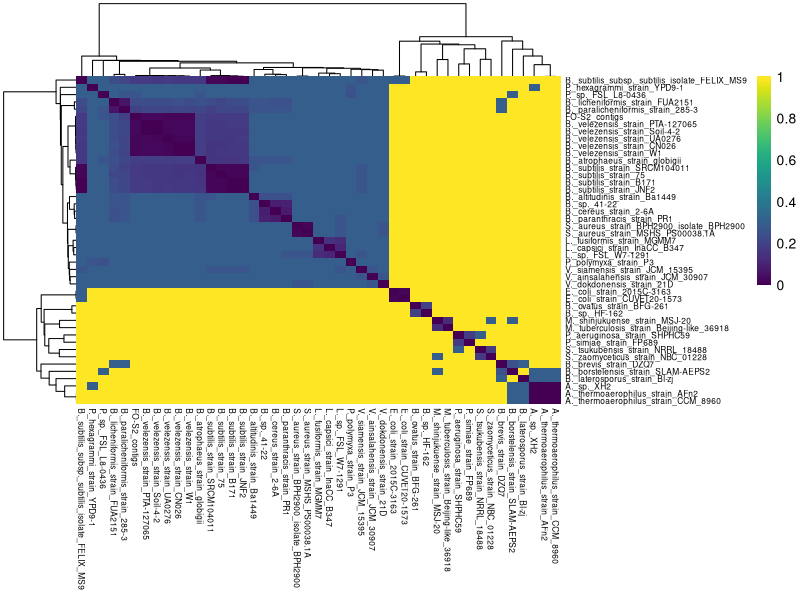
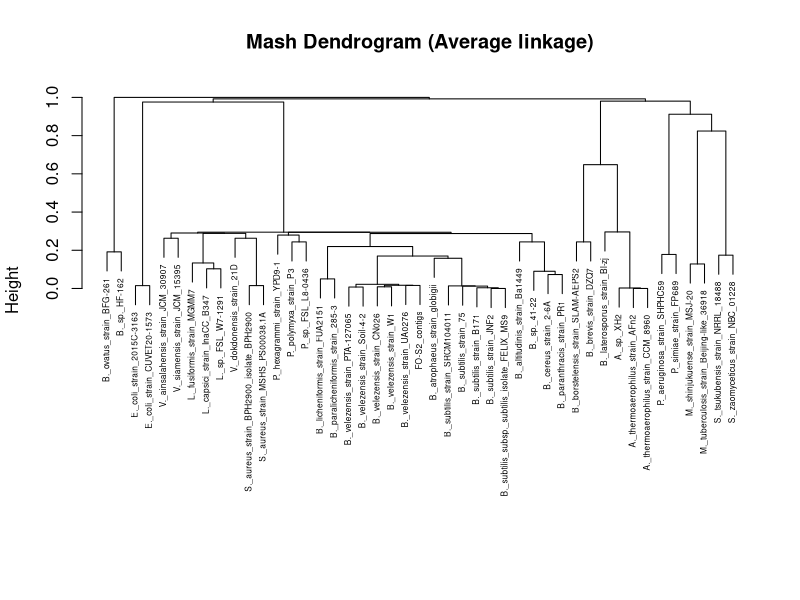
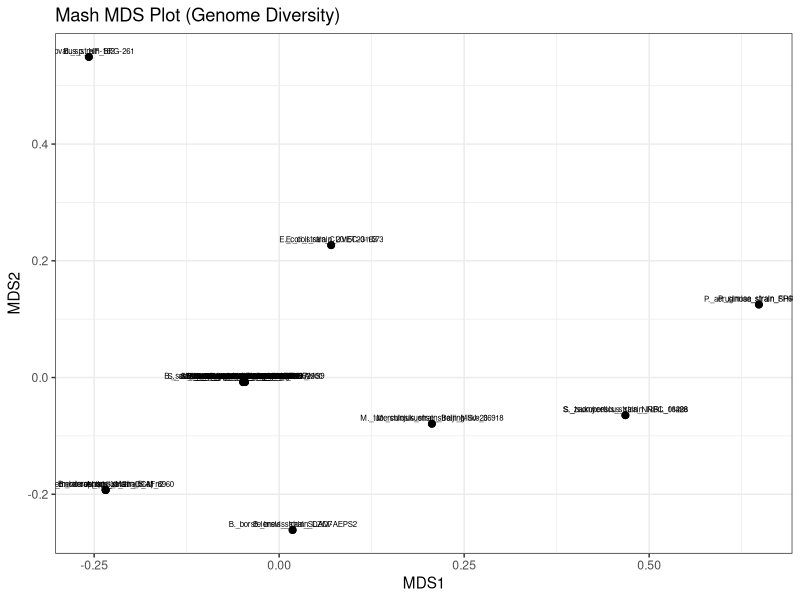

Recreate these plots in R, in order.
# -----------------------------------------------------------------------------
# LOAD LIBRARIES
# -----------------------------------------------------------------------------

library(dplyr)
library(tidyr)
library(ggplot2)
library(vegan)
library(viridisLite)
library(pheatmap)
library(vegan)
library(ape)

# -----------------------------------------------------------------------------
# LOAD DATA
# -----------------------------------------------------------------------------

df <- read.table("data/mash_distances_clean.tsv",
  sep = "\t",
  header = FALSE,
  stringsAsFactors = FALSE
)

colnames(df) <- c(
  "genome1",
  "genome2",
  "distance",
  "pvalue",
  "shared"
)

# -----------------------------------------------------------------------------
# CREATE DISTANCE MATRIX
# -----------------------------------------------------------------------------

matrix_df <- df %>%
  select(genome1, genome2, distance) %>%
  pivot_wider(
    names_from = genome2,
    values_from = distance
  )

# Set row names
matrix <- as.data.frame(matrix_df)
rownames(matrix) <- matrix$genome1
matrix$genome1 <- NULL

# Convert to numeric matrix
matrix <- as.matrix(matrix)

# Fill missing values with 0
matrix[is.na(matrix)] <- 0

# Ensure symmetry
matrix <- (matrix + t(matrix)) / 2

# -----------------------------------------------------------------------------
# 1. HEATMAP
# -----------------------------------------------------------------------------

png(
  "mash_heatmap.png",
  width = 3000,
  height = 2500,
  res = 300
)

pheatmap(
  matrix,
  color = viridisLite::viridis(100),
  clustering_method = "average",
  fontsize_row = 6,
  fontsize_col = 6,
  border_color = NA
)

dev.off()

cat("✔ Heatmap saved: mash_heatmap.png\n")

# -----------------------------------------------------------------------------
# 2. DENDROGRAM
# -----------------------------------------------------------------------------

dist_obj <- as.dist(matrix)

hc <- hclust(dist_obj, method = "average")

png(
  "mash_dendrogram.png",
  width = 3500,
  height = 1800,
  res = 300
)

plot(
  hc,
  cex = 0.5,
  main = "Mash Dendrogram (Average linkage)",
  xlab = "",
  sub = ""
)

dev.off()

cat("✔ Dendrogram saved: mash_dendrogram.png\n")

# -----------------------------------------------------------------------------
# 3. MDS PLOT
# -----------------------------------------------------------------------------

mds <- metaMDS(
  dist_obj,
  k = 2,
  trymax = 100
)

coords <- as.data.frame(mds$points)
coords$genome <- rownames(coords)

p <- ggplot(coords, aes(x = MDS1, y = MDS2)) +
  geom_point(size = 2) +
  geom_text(
    aes(label = genome),
    size = 2,
    vjust = -0.5
  ) +
  theme_bw() +
  ggtitle("Mash MDS Plot (Genome Diversity)")

ggsave(
  "mash_mds.png",
  p,
  width = 10,
  height = 8,
  dpi = 300
)

cat("✔ MDS plot saved: mash_mds.png\n")

cat("\nDONE: All Mash visualizations generated.\n")
